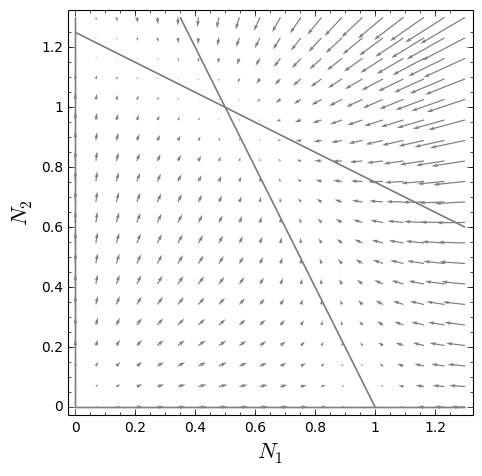

Recreate this plot in Python.
# This file was *autogenerated* from the file ode-system-demo.sage.
from sage.all_cmdline import *   # import sage library
_sage_const_2 = Integer(2); _sage_const_1 = Integer(1); _sage_const_0 = Integer(0); _sage_const_5 = Integer(5); _sage_const_4 = Integer(4); _sage_const_1p3 = RealNumber('1.3'); _sage_const_0p02 = RealNumber('0.02'); _sage_const_0p05 = RealNumber('0.05')# requires: $(SageDynamics)/dynamicalsystems.py $(SageUtils)/latex_output.py
# produces: ode-system-demo.sage.out.tex ode-system-demo.png bifurcation-diagram.png

# use the dynamicalsystems module from SageDynamics
sys.path.append( os.environ['SageDynamics'] )
from dynamicalsystems import *
# use the latex_output module from SageUtils
sys.path.append( os.environ['SageUtils'] )
from latex_output import *

# I'll use a simple competition model borrowed from 
# http://www.tiem.utk.edu/~gross/bioed/bealsmodules/competition.html

# make variables for easy use
N_1, N_2, r_1, r_2, K_1, K_2 = SR.var( 'N_1, N_2, r_1, r_2, K_1, K_2' )
# alpha variables have special latex formatting for the double subscripts
alpha_12 = SR.var( 'alpha_12', latex_name='\\alpha_{12}' )
alpha_21 = SR.var( 'alpha_21', latex_name='\\alpha_{21}' )

# create the competition model by providing flow equations and state variables
comp_system_generic = ODE_system(
    { N_1: r_1 * N_1 * (K_1 - N_1 - alpha_12 * N_2) / K_1,
      N_2: r_2 * N_2 * (K_2 - alpha_21 * N_1 - N_2) / K_2 },
    [ N_1, N_2 ] )

# write output into a tex file
ltx = latex_output( 'ode-system-demo.sage.out.tex' )

ltx.write( 'The generic competition model:' )
ltx.write_block( comp_system_generic )

# and create a specific instantiation of the model by binding parameters
# it has a nontrivial solution if K_1/alpha_12 > K_2 and K_2/alpha_21 > K_1
comp_system_stable = comp_system_generic.bind( {
  K_1 : _sage_const_1 , K_2 : _sage_const_5 /_sage_const_4 , alpha_12 : _sage_const_1 /_sage_const_2 , alpha_21 : _sage_const_1 /_sage_const_2 ,
  r_1 : _sage_const_1 , r_2 : _sage_const_1  } )

ltx.write( 'The competition model with parameters bound to specific values:' )
ltx.write_block( comp_system_stable )

# find the equilibria
ltx.write( 'Equilibria of the generic model: ' )
ltx.write( '\n\\[ ',
	', '.join( latex( column_vector( [ eq[N_1], eq[N_2] ] ) )
		for eq in comp_system_generic.equilibria() ),
	'\n\\]' )

# and check stability of the bound ones
ltx.write( 'Stable equilibria of the bound model: ' )
ltx.write( '\n\\[',
	', '.join( latex( column_vector( [ eq[N_1], eq[N_2] ] ) )
		for eq in comp_system_stable.stable_equilibria() ),
	'\n\\]' )

# solve numerically given starting time and initial conditions
s = comp_system_stable.solve( [_sage_const_0 , _sage_const_0p05 , _sage_const_0p02 ] )

# plot the system as a vector field on the x-y plane
p = comp_system_stable.plot_vector_field( (N_1,_sage_const_0 ,_sage_const_1p3 ), (N_2,_sage_const_0 ,_sage_const_1p3 ), color='gray', figsize=(_sage_const_5 ,_sage_const_5 ) )
# plot population nullclines
# (there is a plot_ZNGIs method for this, but to use it I'd need to
# be using the PopulationDynamicsSystem subclass)
p += comp_system_stable.plot_isoclines( (N_1,_sage_const_0 ,_sage_const_1p3 ), (N_2,_sage_const_0 ,_sage_const_1p3 ), [(N_1,_sage_const_0 ),(N_2,_sage_const_0 )], color='gray' )
# superimpose the numerically-solved trajectory onto the same plot
p += s.plot( N_1, N_2, color='red' )
p.axes_labels( [ '$N_1$', '$N_2$' ] )
# render the plot into a png file
p.save( 'ode-system-demo.png' )

# and now do bifurcation diagram

# bind all parameters except the bifurcation parameter
comp_system_b = comp_system_generic.bind( {
  K_1 : _sage_const_1 , K_2 : _sage_const_5 /_sage_const_4 , alpha_21 : _sage_const_1 /_sage_const_2 , # bind everything except alpha_12
  r_1 : _sage_const_1 , r_2 : _sage_const_1  } )
# and do plot of equilibrium population as a function of varying parameter
# alpha_12, color coded by whether the equilibrium is stable
comp_system_b.plot_bifurcation_diagram( (alpha_12, -_sage_const_5 , _sage_const_5 ), (N_1 + N_2, -_sage_const_5 , _sage_const_5 ), filename='bifurcation-diagram.png', figsize=(_sage_const_5 ,_sage_const_5 ) )

# and close the latex output
ltx.close()
